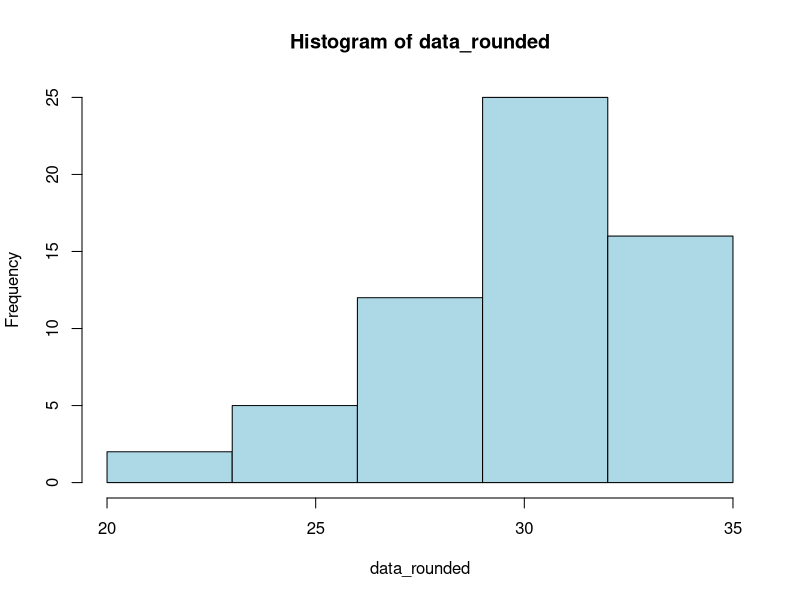
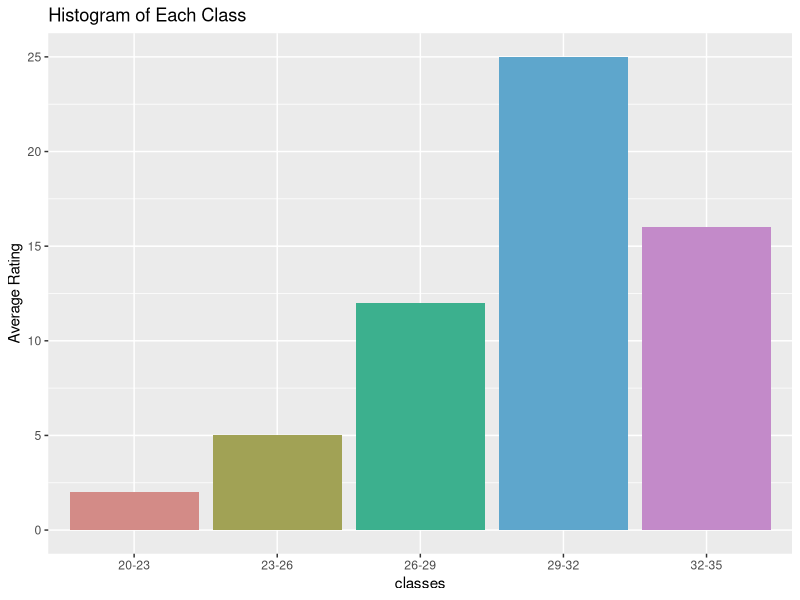
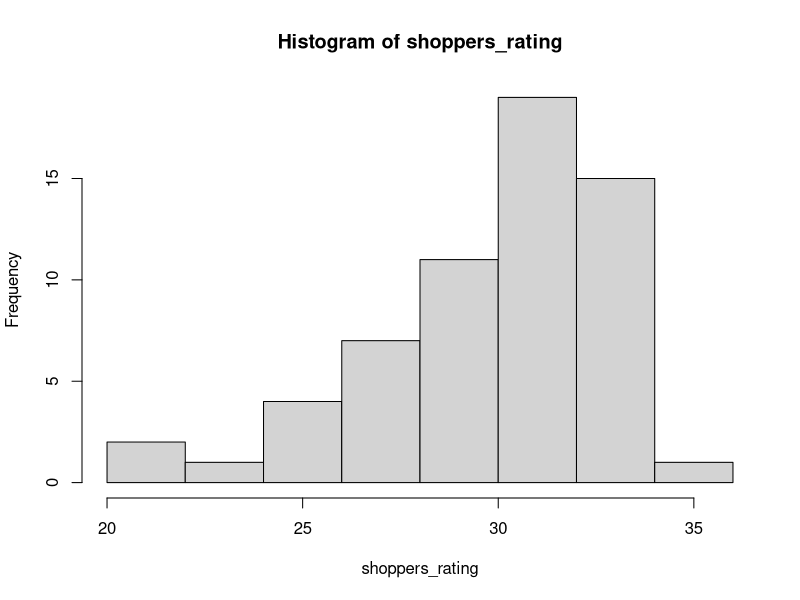

These figures' R source, in order:
library(ggplot2)

shoppers_rating = c(26, 33, 33, 29, 34, 32, 22, 25, 27, 33, 34, 31, 20, 24, 30, 31, 28, 30, 31, 32, 32, 31, 28, 30,
                   31,33, 32, 32, 34, 30, 33, 32, 25, 33, 28, 29, 27, 32, 32, 33, 31, 32, 30, 33, 35, 31, 33, 29, 
                   34,27, 34, 32, 28, 26, 29, 31, 29, 33, 30,32)

#a Find the number of classes that should be used to construct a frequency distribution and histogram for the bottle design ratings.

length(unique(shoppers_rating))

# b If we round up to the nearest whole rating point, show that we should employ a class length equal to 3.


data_rounded <- round(shoppers_rating)
data_range <- range(data_rounded)
class_length <- 3
number_of_classes <- ceiling((data_range[2] - data_range[1]) / class_length)
hist(data_rounded, breaks = seq(data_range[1], data_range[2], length.out = number_of_classes + 1), col = "lightblue")

# c Define the nonoverlapping classes for a frequency distribution.

# Nonoverlapping classes for a frequency distribution refer to the ranges or intervals that are created to categorize the data. The classes are defined in such a way that they do not overlap or intersect each other, and each data point belongs to only one class.

# d Tally the number of ratings in each class and develop a frequency distribution.

classes <- cut(shoppers_rating, breaks=seq(20, 35, by=3), include.lowest=TRUE)
levels(classes)
levels(classes) <- c("20-23", "23-26", "26-29", "29-32", "32-35")

# Tally the number of ratings in each class

table(classes)

# frequency distribution
table <- as.data.frame(table(classes))

ggplot(data = table, aes(x = classes, y = Freq, fill=classes)) + 
  geom_bar(stat = "identity") +
  labs(x = "classes",
       y = "Average Rating") +
  scale_fill_hue (c = 50) + theme (legend.position = "none") +
  ggtitle("Histogram of Each Class")


# e Draw the frequency histogram for the ratings data, and describe the distribution shape.

hist(shoppers_rating)
